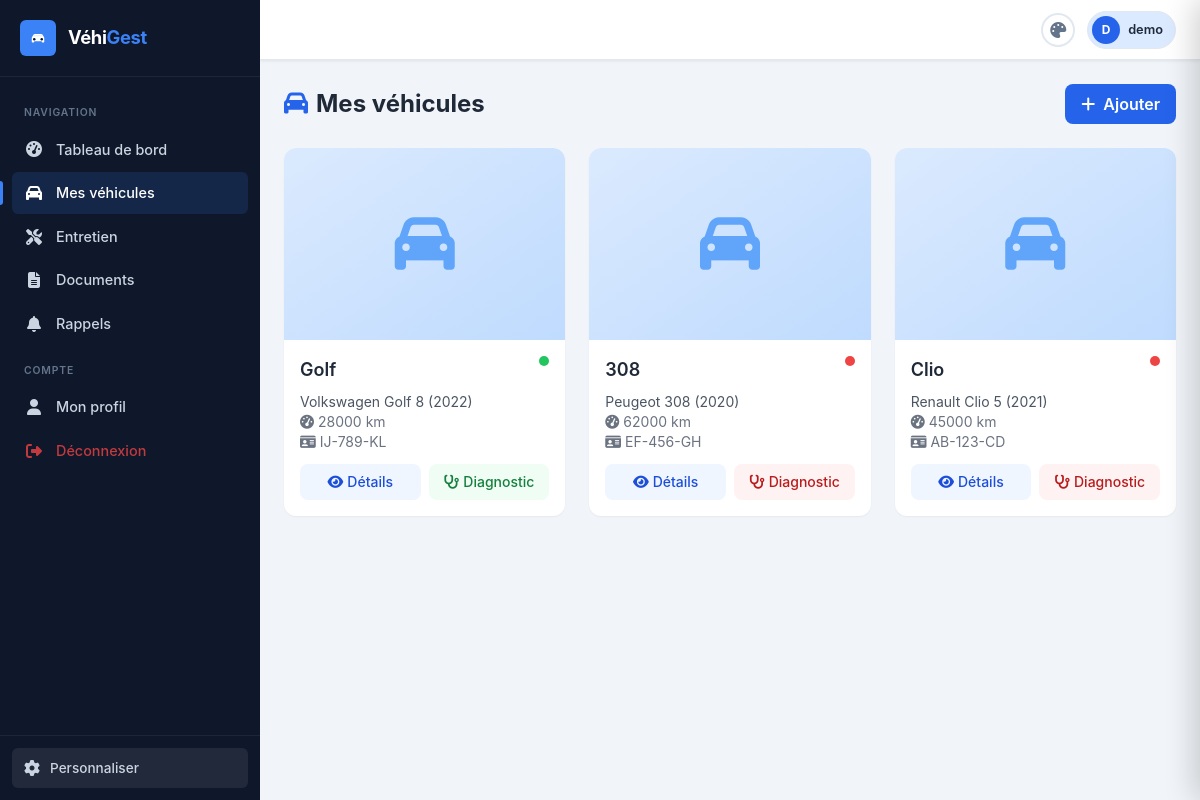
The app's page /vehicules/ (signed in) with its own data.
### vehicles/models.py (models this page shows, shortened)
class Vehicle(models.Model):
    class VehicleType(models.TextChoices):
        CAR = 'car', 'Voiture'
        MOTORCYCLE = 'motorcycle', 'Moto'
        TRUCK = 'truck', 'Camion'
        VAN = 'van', 'Utilitaire'
        BUS = 'bus', 'Bus'
        OTHER = 'other', 'Autre'
    class FuelType(models.TextChoices):
        GASOLINE = 'gasoline', 'Essence'
        DIESEL = 'diesel', 'Diesel'
        ELECTRIC = 'electric', 'Électrique'
        HYBRID = 'hybrid', 'Hybride'
        LPG = 'lpg', 'GPL'
        OTHER = 'other', 'Autre'
    user = models.ForeignKey(User, on_delete=models.CASCADE, related_name='vehicles', verbose_name='Propriétaire')
    name = models.CharField('Nom du véhicule', max_length=100)
    brand = models.CharField('Marque', max_length=100)
    model = models.CharField('Modèle', max_length=100)
    year = models.IntegerField('Année')
    vehicle_type = models.CharField('Type', max_length=20, choices=VehicleType.choices, default=VehicleType.CAR)
    fuel_type = models.CharField('Carburant', max_length=20, choices=FuelType.choices, default=FuelType.GASOLINE)
    vin = models.CharField('Numéro VIN', max_length=17, blank=True)
    registration_number = models.CharField("Numéro d'immatriculation", max_length=20, blank=True)
    mileage = models.IntegerField('Kilométrage', default=0)
    photo = models.ImageField('Photo', upload_to='vehicles/', blank=True)
    purchase_date = models.DateField("Date d'achat", null=True, blank=True)
    is_active = models.BooleanField('Actif', default=True)
    created_at = models.DateTimeField(auto_now_add=True)
    updated_at = models.DateTimeField(auto_now=True)
    class Meta:
        verbose_name = 'Véhicule'
        verbose_name_plural = 'Véhicules'
        ordering = ['-created_at']
    def get_health_status(self):
        from diagnostics.utils import get_vehicle_health
        return get_vehicle_health(self)
    def get_last_oil_change(self):
        return self.maintenance_records.filter(
            maintenance_type='oil_change'
        ).order_by('-date').first()
    def get_active_insurance(self):
        from datetime import date
        return self.insurances.filter(
            is_active=True,
            end_date__gte=date.today()
        ).first()
    def get_latest_inspection(self):
        return self.technical_inspections.order_by('-inspection_date').first()

### vehicles/views.py (the view)
# urls.py: path('', views.vehicle_list, name='list'),
@login_required
def vehicle_list(request):
    vehicles = request.user.vehicles.all()
    return render(request, 'vehicles/list.html', {'vehicles': vehicles})

### vehicles/templates/vehicles/list.html (shortened to what this page needs)
{% extends "base.html" %}
{% block content %}
<div class="flex justify-between items-center mb-6">
    <h1 class="text-2xl font-bold text-gray-800"><i class="fas fa-car text-blue-600 mr-2"></i>Mes véhicules</h1>
    <a href="{% url 'vehicles:select' %}" class="bg-blue-600 text-white px-4 py-2 rounded-lg font-semibold hover:bg-blue-700 transition">
        <i class="fas fa-plus mr-2"></i>Ajouter
    </a>
</div>
{% if vehicles %}
<div class="grid grid-cols-1 md:grid-cols-2 lg:grid-cols-3 gap-6">
    {% for vehicle in vehicles %}
    <div class="bg-white rounded-xl shadow-sm hover:shadow-md transition overflow-hidden">
        {% if vehicle.photo %}
        <img src="{{ vehicle.photo.url }}" class="w-full h-48 object-cover" alt="{{ vehicle.name }}">
        {% else %}
        <div class="w-full h-48 bg-gradient-to-br from-blue-100 to-blue-200 flex items-center justify-center">
            <i class="fas fa-car text-6xl text-blue-400"></i>
        </div>
        {% endif %}
        <div class="p-4">
            <div class="flex justify-between items-start mb-2">
                <h3 class="text-lg font-semibold text-gray-800">{{ vehicle.name }}</h3>
                {% with health=vehicle.get_health_status %}
                <span class="status-dot {% if health.is_critical %}status-critical{% elif health.overall_status == 'warning' %}status-warning{% else %}status-good{% endif %}"></span>
                {% endwith %}
            </div>
            <p class="text-gray-600 text-sm">{{ vehicle.brand }} {{ vehicle.model }} ({{ vehicle.year }})</p>
            <p class="text-gray-500 text-sm"><i class="fas fa-tachometer-alt mr-1"></i>{{ vehicle.mileage }} km</p>
            {% if vehicle.registration_number %}
            <p class="text-gray-500 text-sm"><i class="fas fa-id-card mr-1"></i>{{ vehicle.registration_number }}</p>
            {% endif %}
            <div class="mt-3 flex gap-2">
                <a href="{% url 'vehicles:detail' vehicle.pk %}" class="flex-1 text-center bg-blue-50 text-blue-700 py-2 rounded-lg text-sm font-medium hover:bg-blue-100 transition">
                    <i class="fas fa-eye mr-1"></i>Détails
                </a>
                <a href="{% url 'diagnostics:report' vehicle.pk %}" class="flex-1 text-center {% if vehicle.get_health_status.is_critical %}bg-red-50 text-red-700 hover:bg-red-100{% else %}bg-green-50 text-green-700 hover:bg-green-100{% endif %} py-2 rounded-lg text-sm font-medium transition">
                    <i class="fas fa-stethoscope mr-1"></i>Diagnostic
                </a>
            </div>
        </div>
    </div>
    {% endfor %}
</div>
{% endif %}
{% endblock %}

### templates/base.html (shortened to what this page needs)
<!DOCTYPE html>
{% load static %}
<html lang="fr" data-theme="light" data-sidebar-style="standard" data-sidebar-color="default" data-font-size="medium">
<head>
    <script src="https://cdn.tailwindcss.com"></script>
    <link rel="stylesheet" href="https://cdnjs.cloudflare.com/ajax/libs/font-awesome/6.5.1/css/all.min.css">
</head>
<body>
    {% if user.is_authenticated %}
    <div class="app-layout">
        <aside class="sidebar" id="sidebar">
            <div class="sidebar-header">
                <div class="sidebar-logo-icon">
                </div>
                <span class="sidebar-brand">Véhi<span>Gest</span></span>
            </div>
            <nav class="sidebar-nav">
                <div class="sidebar-section-title">Navigation</div>
                <a href="{% url 'dashboard:home' %}" class="sidebar-link {% if request.resolver_match.app_name == 'dashboard' %}active{% endif %}">
                    <i class="fas fa-tachometer-alt"></i>
                    <span class="link-text">Tableau de bord</span>
                </a>
                <a href="{% url 'vehicles:list' %}" class="sidebar-link {% if request.resolver_match.app_name == 'vehicles' %}active{% endif %}">
                    <i class="fas fa-car"></i>
                    <span class="link-text">Mes véhicules</span>
                </a>
                <a href="{% url 'maintenance:list' %}" class="sidebar-link {% if request.resolver_match.app_name == 'maintenance' %}active{% endif %}">
                    <i class="fas fa-tools"></i>
                    <span class="link-text">Entretien</span>
                </a>
                <a href="{% url 'documents:list' %}" class="sidebar-link {% if request.resolver_match.app_name == 'documents' %}active{% endif %}">
                    <i class="fas fa-file-alt"></i>
                    <span class="link-text">Documents</span>
                </a>
                <a href="{% url 'notifications:reminders' %}" class="sidebar-link {% if request.resolver_match.app_name == 'notifications' %}active{% endif %}">
                    <i class="fas fa-bell"></i>
                    <span class="link-text">Rappels</span>
                </a>
                <div class="sidebar-section-title">Compte</div>
                <a href="{% url 'accounts:profile' %}" class="sidebar-link">
                    <i class="fas fa-user"></i>
                    <span class="link-text">Mon profil</span>
                </a>
                <a href="{% url 'accounts:logout' %}" class="sidebar-link" style="color:rgba(239,68,68,0.8)">
                    <i class="fas fa-sign-out-alt"></i>
                    <span class="link-text">Déconnexion</span>
                </a>
            </nav>
            <div class="sidebar-footer">
                <button class="settings-btn" onclick="openSettings()">
                    <i class="fas fa-cog"></i>
                    <span>Personnaliser</span>
                </button>
            </div>
        </aside>
        <div class="app-content">
            <header class="topbar">
                <div class="topbar-right">
                    <button onclick="openSettings()" class="theme-btn" title="Personnaliser" style="width:34px;height:34px;border-color:var(--border-color)">
                        <i class="fas fa-palette"></i>
                    </button>
                    <div style="display:flex;align-items:center;gap:8px;padding:4px 12px 4px 4px;border-radius:50px;background:var(--accent-light);border:1px solid var(--border-color)">
                        <div style="width:28px;height:28px;border-radius:50%;background:var(--accent);display:flex;align-items:center;justify-content:center;color:#fff;font-size:0.75rem;font-weight:700">
                            {{ user.username|first|upper }}
                        </div>
                        <span style="font-size:0.8rem;font-weight:600;color:var(--text-primary)">{{ user.username }}</span>
                    </div>
                </div>
            </header>
            <main class="main-area">
                {% block content %}{% endblock %}
            </main>
        </div>
    </div>
    {% else %}
    <main class="min-h-screen" style="background:var(--bg-body)">
        {% block auth_content %}{% endblock %}
    </main>
    {% endif %}
</body>
</html>

### records on screen
Vehicle: name "Golf", brand "Volkswagen", model "Golf 8", year "2022", mileage "28000", registration_number "IJ-789-KL"
Vehicle: name "308", brand "Peugeot", model "308", year "2020", mileage "62000", registration_number "EF-456-GH"
Vehicle: name "Clio", brand "Renault", model "Clio 5", year "2021", mileage "45000", registration_number "AB-123-CD"

### other values on screen
{{ user.username|first|upper }} "D"
{{ user.username }} "demo"
